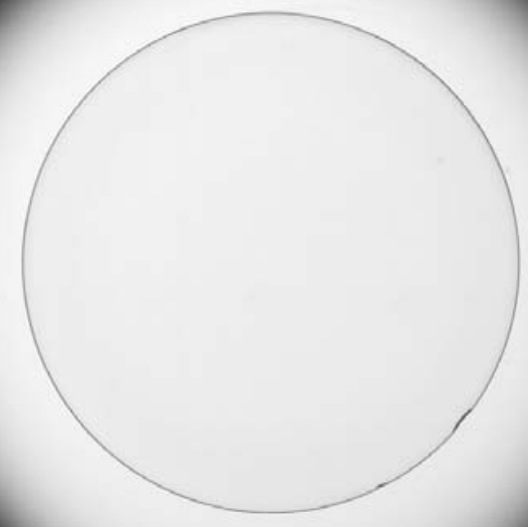
#> input picture ConceptRevisionExam/lens.png, 528 x 527 px
$ python gradient.py
#> lines starting #> are read from the running program, lines starting #| are printed output that depends on the picture
import numpy as np
import cv2
import matplotlib.pyplot as plt
import math

image = cv2.imread('./lens.png', cv2.IMREAD_GRAYSCALE)
#> image is the input picture: shape (527, 528); min 79, max 254, mean 232

dx, dy = image.shape
#> dx = 527; dy = 528

sobely = np.array([[-1, 0, 1], [-2, 0, 2], [-1, 0, 1]])
sobelx = np.array([[-1, -2, -1], [0, 0, 0], [1, 2, 1]])


gradient = np.zeros((dx, dy))
output_image = np.zeros((dx, dy))
padded_image = np.pad(image, ((1, 1), (1, 1)), 'constant')
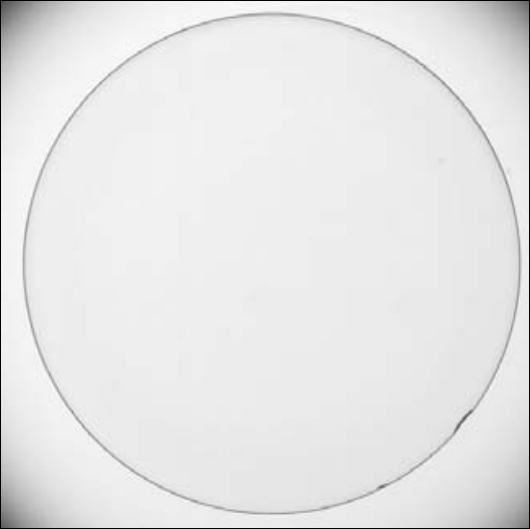
#> padded_image: shape (529, 530); min 0, max 254, mean 230.2


test = np.array([[1, 2, 3], [4, 5, 6], [7, 8, 9]])

# print(sobelx * test[0:3, 0:3])
# print(np.sum(sobelx * test[0:3, 0:3]))
alpha_matrix = np.zeros((dx, dy))
gx = np.zeros((dx, dy))
gy = np.zeros((dx, dy))
for i in range(1, dx):
    for j in range(1, dy):
        gx[i-1, j-1] = np.sum(sobely * padded_image[i-1:i+2, j-1:j+2])
        gy[i-1, j-1] = np.sum(sobelx * padded_image[i-1:i+2, j-1:j+2])
        gradient[i-1, j-1] = math.sqrt(gx[i-1, j-1]**2 + gy[i-1, j-1]**2)
        alpha_matrix[i-1, j-1] = math.atan2(gy[i-1, j-1], gx[i-1, j-1])
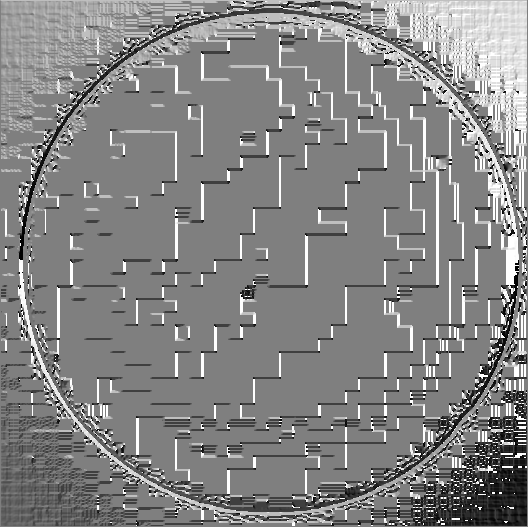
#> alpha_matrix: shape (527, 528) float64; min -3.14, max 3.14, mean 0.137; drawn with min black and max white
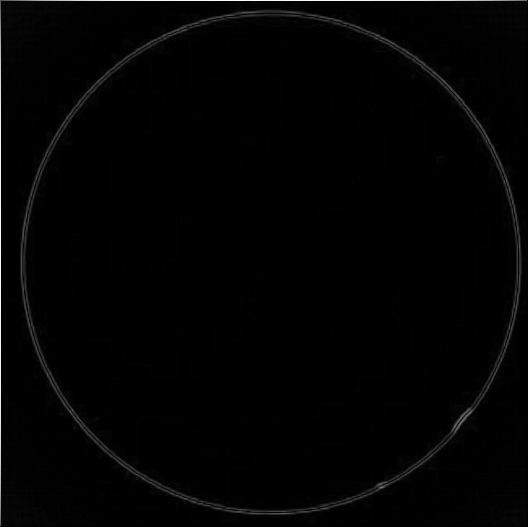
#> gradient: shape (527, 528) float64; min 0, max 993, mean 11.3; drawn with min black and max white
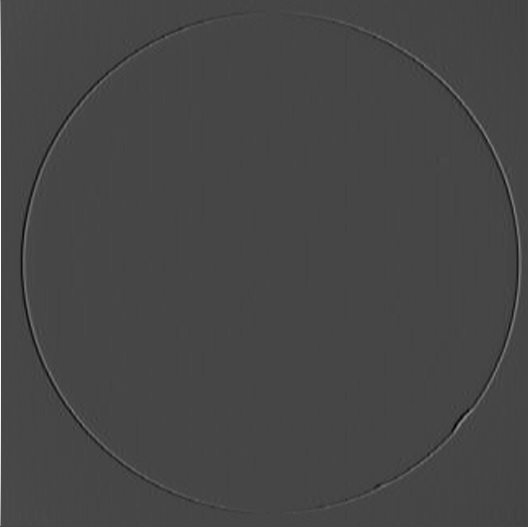
#> gx: shape (527, 528) float64; min -370, max 968, mean 1.6; drawn with min black and max white
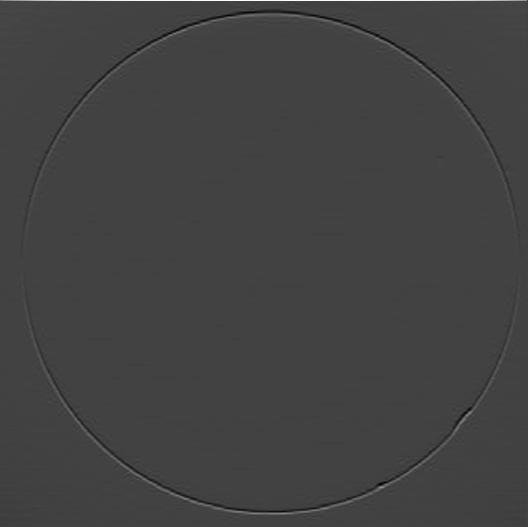
#> gy: shape (527, 528) float64; min -349, max 993, mean 1.6; drawn with min black and max white


gx = gx/gx.max() * 255
gy = gy/gy.max() * 255
output_image = (gradient / gradient.max()) * 255

final = image + output_image
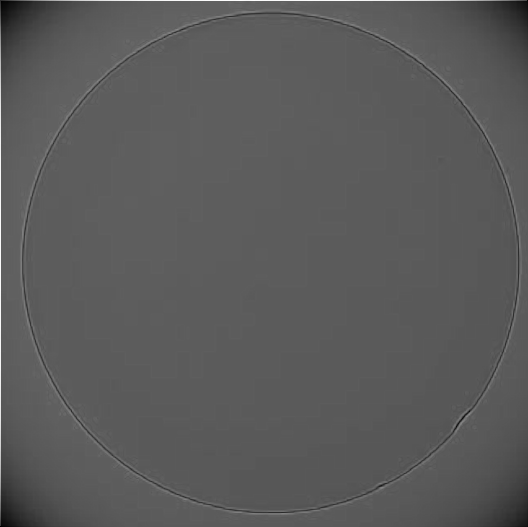
#> final: shape (527, 528) float64; min 88.27, max 500, mean 234.9; drawn with min black and max white
# Show the before and after pictures
plt.subplot(2, 3, 1), plt.imshow(image, cmap='gray')
plt.title('Before'), plt.xticks([]), plt.yticks([])

plt.subplot(2, 3, 5), plt.imshow(final, cmap='gray')
plt.title('Before'), plt.xticks([]), plt.yticks([])

plt.subplot(2, 3, 2), plt.imshow(output_image, cmap='gray')
plt.title('After'), plt.xticks([]), plt.yticks([])

plt.subplot(2, 3, 3), plt.imshow(gx, cmap='gray')
plt.title('Gx'), plt.xticks([]), plt.yticks([])

plt.subplot(2, 3, 4), plt.imshow(gy, cmap='gray')
plt.title('Gy'), plt.xticks([]), plt.yticks([])

plt.show()
